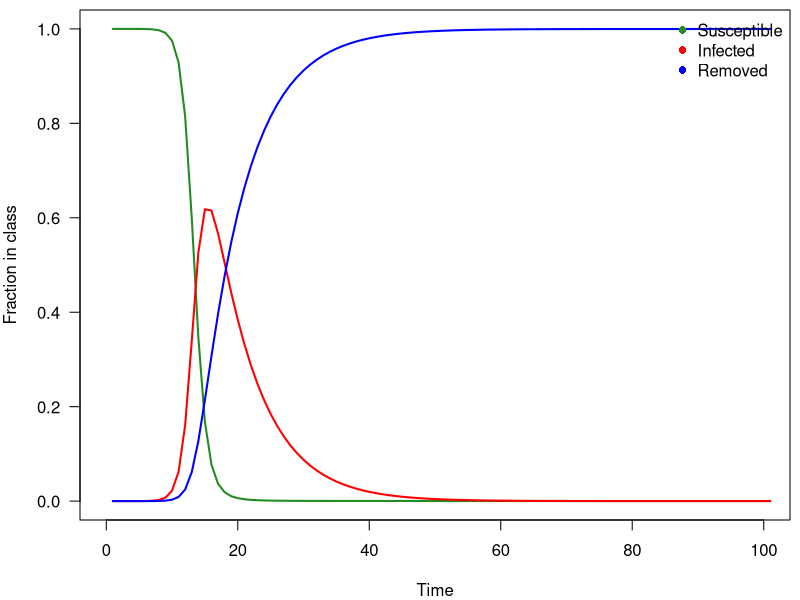
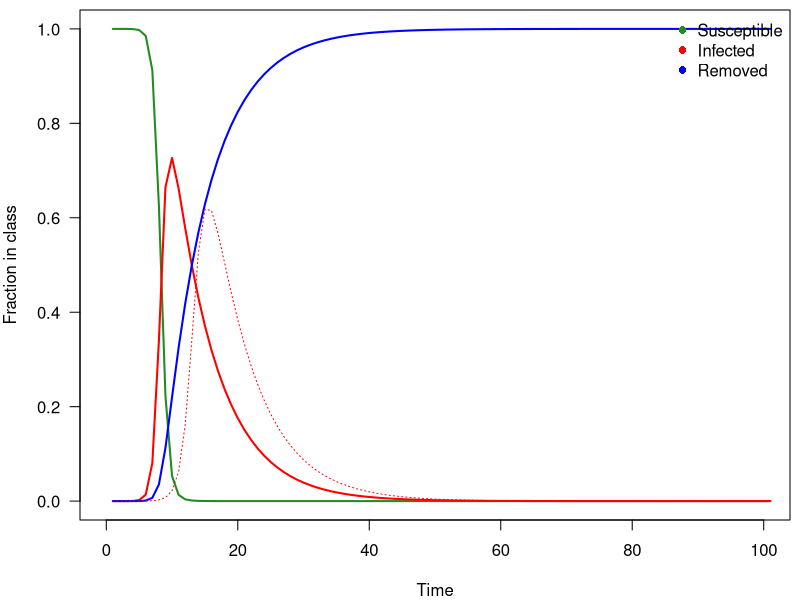
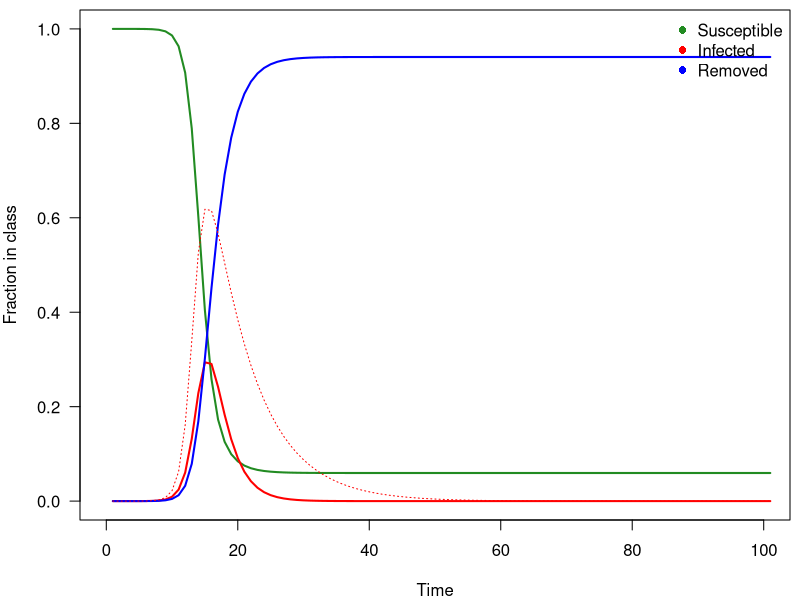
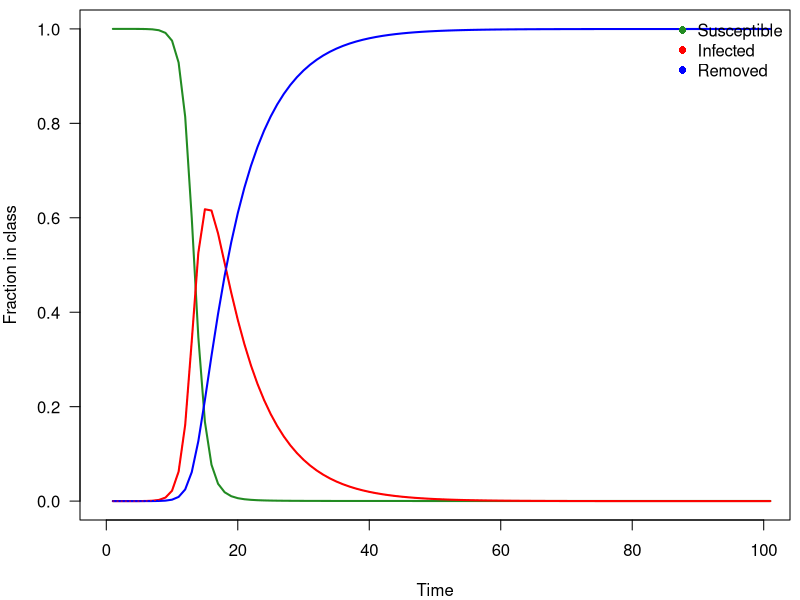
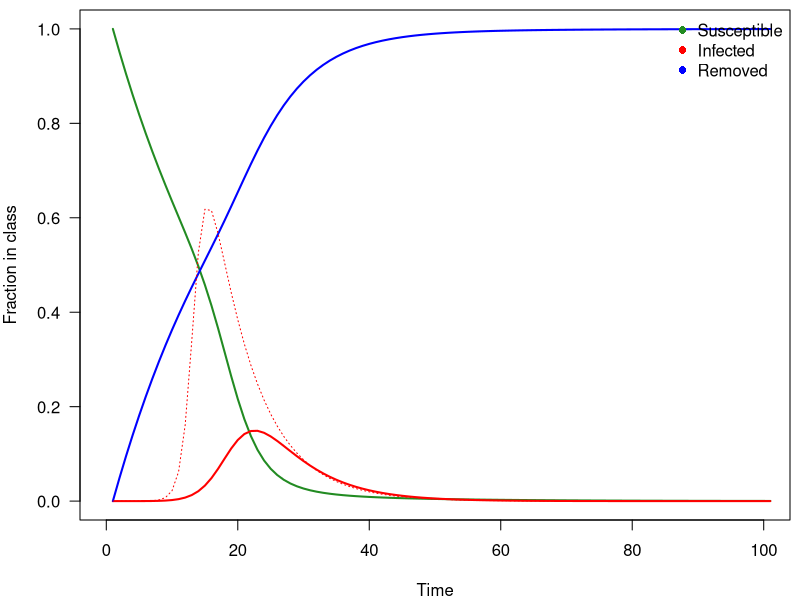
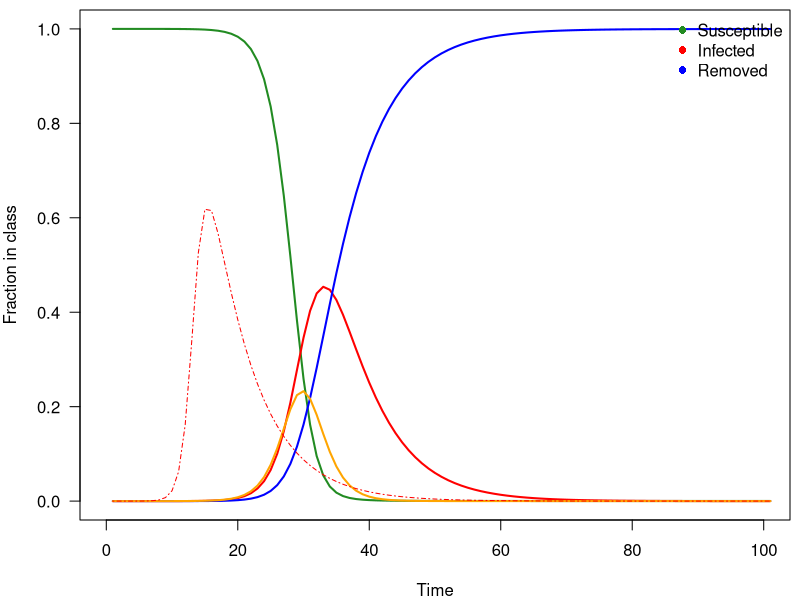

The R source for these figures, in order:
## ---- chunk 1
library(deSolve)

sir <- function(time, state, parameters) {
  with(as.list(c(state, parameters)), {
    dS <- -beta * S * I
    dI <-  beta * S * I - gamma * I
    dR <-                 gamma * I
    return(list(c(dS, dI, dR)))
  })
}

init       <- c(S = 1-1e-6, I = 1e-6, R = 0.0)
parameters <- c(beta = 1.25, gamma = 0.15)
times      <- seq(0, 100, by = 1)


out <- ode(y = init, times = times, func = sir, parms = parameters)
out <- as.data.frame(out)

head(out, 10)


plotSIR <- function(x){
  par(mar=c(4,4,0.5,0.5))
  plot(x$S, type='l', las=1, 
    ylim=c(0,1), xlim=c(0,100), 
    xlab='Time', ylab='Fraction in class', 
    col='forestgreen', lwd=2)
  lines(x$I, col='red', lwd=2)
  lines(x$R, col='blue', lwd=2)
  legend('topright', c('Susceptible', 'Infected', 'Removed'), 
    pch=16, col=c('forestgreen', 'red', 'blue'), bty='n')
}


plotSIR(out)

## ---- chunk 2

parameters <- c(beta = 2, gamma = 0.15)
out1 <- ode(y = init, times = times, func = sir, parms = parameters)
out1 <- as.data.frame(out1)

plotSIR(out1)
lines(out$I, col='red', lty=3)




parameters <- c(beta = 1.5, gamma = 0.5)
out2 <- ode(y = init, times = times, func = sir, parms = parameters)
out2 <- as.data.frame(out2)

plotSIR(out2)
lines(out$I, col='red', lty=3)

## ---- chunk 3

sirV <- function(time, state, parameters) {
  with(as.list(c(state, parameters)), {
    dS <- -(beta * S * I) - (v*S) 
    dI <- (beta * S * I) - (gamma * I)
    dR <- (gamma * I) + (v*S)
    return(list(c(dS, dI, dR)))
  })
}

init       <- c(S = 1-1e-6, I = 1e-6, R = 0.0)
parameters <- c(beta = 1.25, gamma = 0.15, v=0)
times      <- seq(0, 100, by = 1)


outV <- ode(y = init, times = times, func = sirV, parms = parameters)
outV <- as.data.frame(outV)

plotSIR(outV)
lines(out$I, col='red', lty=3)








parameters <- c(beta = 1.25, gamma = 0.15, v=0.05)
outV2 <- ode(y = init, times = times, func = sirV, parms = parameters)
outV2 <- as.data.frame(outV2)

plotSIR(outV2)
lines(out$I, col='red', lty=3)




## ---- chunk 4

seir <- function(time, state, parameters) {
  with(as.list(c(state, parameters)), {
    dS <- -(beta * S * I)
    dE <- (beta * S * I) - (omega * E)    
    dI <- (omega * E) - (gamma * I)
    dR <- (gamma * I) 
    return(list(c(dS, dE, dI, dR)))
  })
}

init       <- c(S = 1-1e-6, E=0, I = 1e-6, R = 0)
parameters <- c(beta = 1.25, gamma = 0.15, omega=0.5)
times      <- seq(0, 100, by = 1)


out4 <- ode(y = init, times = times, func = seir, parms = parameters)
out4 <- as.data.frame(out4)
plotSIR(out4)
lines(out4$E, col='orange', lwd=2)
lines(out$I, col='red', lty=4)

## ---- chunk 5

parameters <- c(beta = 1.25, gamma = 0.15, omega=0.5)

F <- matrix(c(0,parameters[1], 0,0), ncol=2)
V <- matrix(c(parameters[3],0,-parameters[3], parameters[2]), ncol=2)

FV <- F %*% solve(V)
eigen(FV)

## ---- chunk 6

a <- (parameters[1]*parameters[3]) / (parameters[2]*parameters[3])

b <- eigen(FV)$values[1]

a == b

## ---- chunk 7
